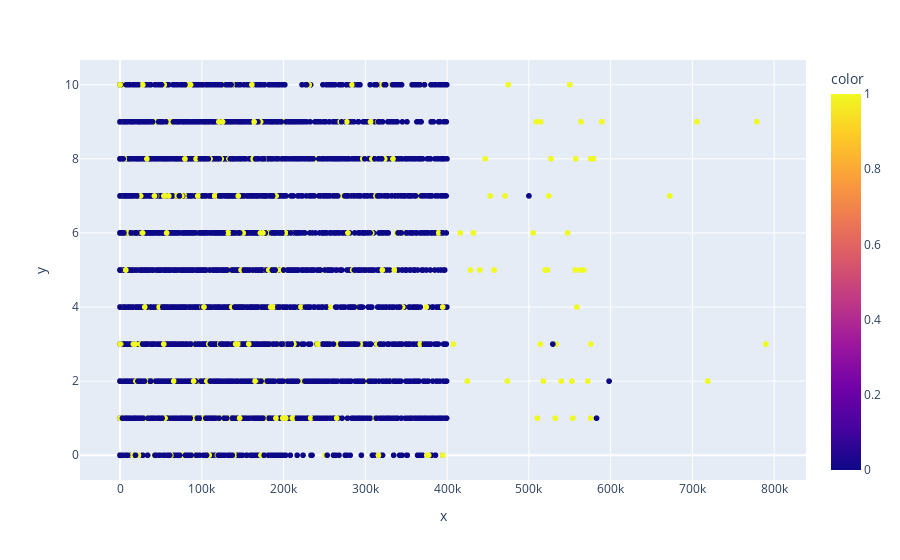

Notebook code cell kept with this figure:
### Code cell
import plotly.express as px
px.scatter(x=data["IsActiveMember"]*data["NumOfProducts"]*data["EstimatedSalary"],y=data['Tenure'],color=data['Exited'])

### Figure 1 — Plotly figure (JSON) as saved in the notebook; plotly's stock layout.template omitted (floating-point values rounded to 4 significant figures; data arrays with more than 128 entries replaced by an {"elided": "..."} marker saying what was removed)
{"data": [{"hovertemplate": "x=%{x}<br>y=%{y}<br>color=%{marker.color}<extra></extra>", "legendgroup": "", "marker": {"color": {"elided": "10000 int values"}, "coloraxis": "coloraxis", "symbol": "circle"}, "mode": "markers", "name": "", "showlegend": false, "type": "scattergl", "x": {"elided": "10000 float values"}, "xaxis": "x", "y": {"elided": "10000 int values"}, "yaxis": "y"}], "layout": {"coloraxis": {"colorbar": {"title": {"text": "color"}}, "colorscale": [[0, "#0d0887"], [0.1111, "#46039f"], [0.2222, "#7201a8"], [0.3333, "#9c179e"], [0.4444, "#bd3786"], [0.5556, "#d8576b"], [0.6667, "#ed7953"], [0.7778, "#fb9f3a"], [0.8889, "#fdca26"], [1, "#f0f921"]]}, "legend": {"tracegroupgap": 0}, "margin": {"t": 60}, "xaxis": {"anchor": "y", "domain": [0, 1], "title": {"text": "x"}}, "yaxis": {"anchor": "x", "domain": [0, 1], "title": {"text": "y"}}}}
